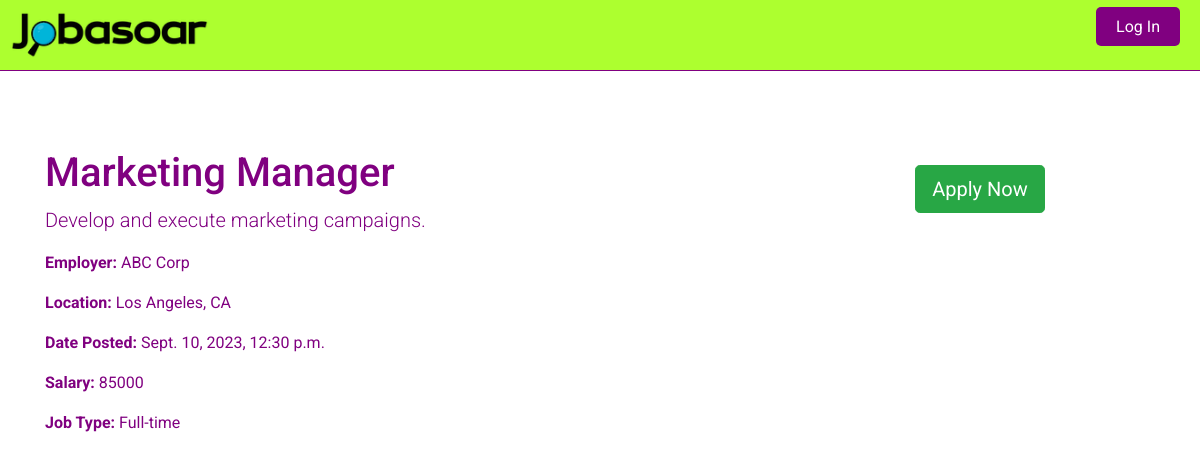
The page /jobs/du9CJa38JXub365b/ on the database its author committed.
### core/models.py (models this page shows, shortened)
class Job(models.Model):
    JOB_TYPE_CHOICES = [
        ('full-time', 'Full-Time'),
        ('part-time', 'Part-Time'),
        ('hourly', 'Hourly'),
    ]
    xml_job_id = models.CharField(max_length=255, null=True, blank=True)  # New field to store job_id from XML
    title = models.CharField(max_length=255)
    description = models.TextField()
    employer = models.ForeignKey(Company, on_delete=models.CASCADE)
    location = models.CharField(max_length=255)
    date_posted = models.DateTimeField()
    promoted = models.BooleanField(default=False)
    apply_url = models.URLField(max_length=200)
    salary = models.CharField(max_length=255, null=True, blank=True)
    job_type = models.CharField(max_length=50, choices=JOB_TYPE_CHOICES)
    reference_id = models.CharField(max_length=16, default=create_reference_id, unique=True)  # Corrected the indentation

class Company(models.Model):
    name = models.CharField(max_length=255)
    created_at = models.DateTimeField(auto_now_add=True)
    xml_file = models.FileField(upload_to='xmls/', null=True, blank=True)

### core/views.py (the view)
# urls.py: path('jobs/<str:reference_id>/', views.job_detail, name='job_detail'),  # Only reference_id pattern
def job_detail(request, reference_id):
    job = get_object_or_404(Job, reference_id=reference_id)
    return render(request, 'core/job_detail.html', {'job': job})

### core/templates/core/job_detail.html
{% extends 'base.html' %}
{% block content %}
<div class="container mt-5">
  <div class="row">
    <div class="col-md-8">
      <h1>{{ job.title }}</h1>
      <p class="lead">{{ job.description }}</p>
      <p><strong>Employer:</strong> {{ job.employer.name }}</p>
      <p><strong>Location:</strong> {{ job.location }}</p>
      <p><strong>Date Posted:</strong> {{ job.date_posted }}</p>
      <p><strong>Salary:</strong> {{ job.salary }}</p>
      <p><strong>Job Type:</strong> {{ job.get_job_type_display }}</p>
    </div>
    <div class="col-md-4">
      <div class="text-center">
        <a href="{{ job.apply_url }}" class="btn btn-success btn-lg mt-3">Apply Now</a>
      </div>
    </div>
  </div>
</div>
{% endblock %}

### core/templates/base.html (style rules this page uses)
body, html { background-color: white; color: purple; font-family: 'Roboto', sans-serif; }
a { color: purple; }

### rows shown on the page
Job: title "Marketing Manager", description "Develop and execute marketing campaigns.", employer.name "ABC Corp", location "Los Angeles, CA", date_posted "Sept. 10, 2023, 12:30 p.m.", salary "85000", job_type "Full-time"
